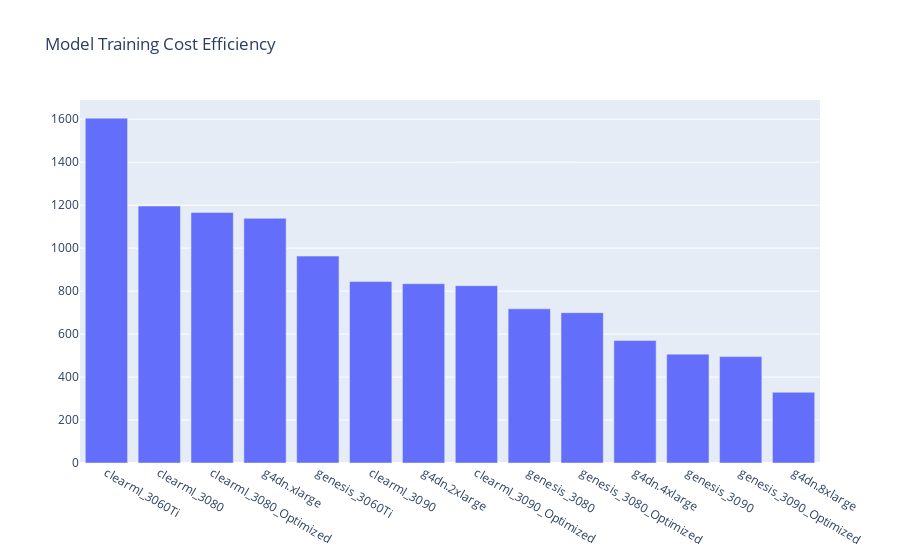

This figure's notebook cell:
### Code cell
plot_performance_per_dollar(performance_per_dollar)

### Figure 1 — Plotly figure (JSON) as saved in the notebook; plotly's stock layout.template omitted (floating-point values rounded to 4 significant figures)
{"data": [{"name": "Cost Efficiency (Epochs/Dollar - higher is better)", "type": "bar", "x": ["clearml_3060Ti", "clearml_3080", "clearml_3080_Optimized", "g4dn.xlarge", "genesis_3060Ti", "clearml_3090", "g4dn.2xlarge", "clearml_3090_Optimized", "genesis_3080", "genesis_3080_Optimized", "g4dn.4xlarge", "genesis_3090", "genesis_3090_Optimized", "g4dn.8xlarge"], "y": [1605.0, 1196.0, 1166.0, 1139.0, 963.1, 844.5, 834.5, 825.3, 717.5, 699.7, 570.1, 506.7, 495.2, 329.1]}], "layout": {"barmode": "group", "title": {"text": "Model Training Cost Efficiency"}}}
